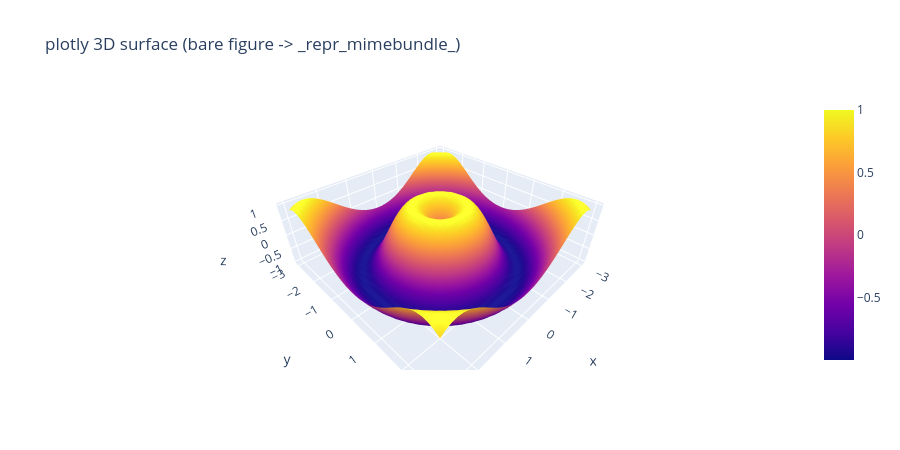

The notebook cell saved with this chart:
### Code cell
X, Y = np.meshgrid(np.linspace(-3, 3, 40), np.linspace(-3, 3, 40))
go.Figure(go.Surface(z=np.sin(np.hypot(X, Y) * 2), x=X, y=Y), layout=dict(title="plotly 3D surface (bare figure -> _repr_mimebundle_)", height=450))

### Figure 1 — Plotly figure (JSON) as saved in the notebook; plotly's stock layout.template omitted (floating-point values rounded to 4 significant figures; data arrays with more than 128 entries replaced by an {"elided": "..."} marker saying what was removed)
{"data": [{"type": "surface", "x": {"elided": "40x40 float values"}, "y": {"elided": "40x40 float values"}, "z": {"elided": "40x40 float values"}}], "layout": {"height": 450, "title": {"text": "plotly 3D surface (bare figure -> _repr_mimebundle_)"}}}
